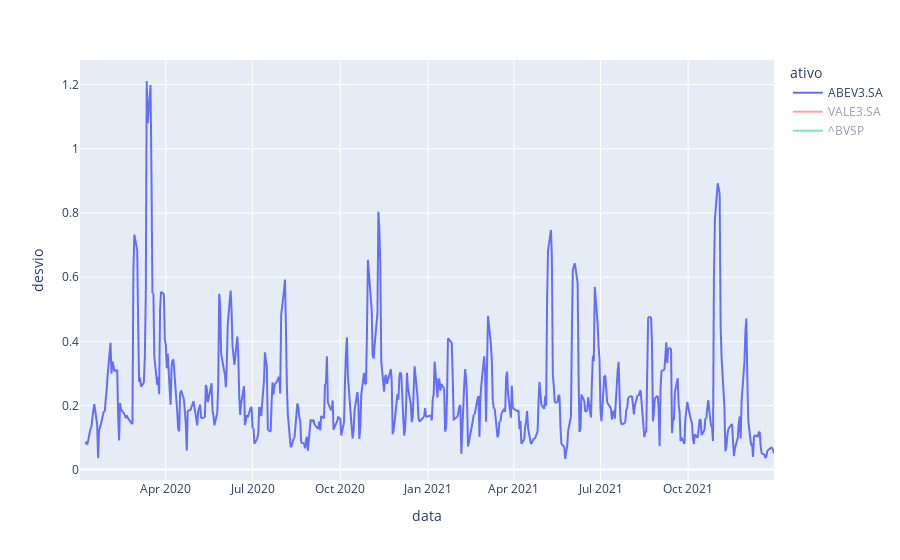

This figure's notebook cell:
### Code cell
df["desvio"] = df.groupby("ativo")["valor"].transform(lambda x: x.rolling(5).std())


fig = px.line(df, x="data", y="desvio", color="ativo")
fig.show()

### Figure 1 — Plotly figure (JSON) as saved in the notebook; plotly's stock layout.template omitted (floating-point values rounded to 4 significant figures; data arrays with more than 128 entries replaced by an {"elided": "..."} marker saying what was removed)
{"data": [{"hovertemplate": "ativo=ABEV3.SA<br>data=%{x}<br>desvio=%{y}<extra></extra>", "legendgroup": "ABEV3.SA", "line": {"color": "#636efa", "dash": "solid"}, "marker": {"symbol": "circle"}, "mode": "lines", "name": "ABEV3.SA", "showlegend": true, "type": "scattergl", "visible": true, "x": {"elided": "495 str values"}, "xaxis": "x", "y": {"elided": "495 float values"}, "yaxis": "y"}, {"hovertemplate": "ativo=VALE3.SA<br>data=%{x}<br>desvio=%{y}<extra></extra>", "legendgroup": "VALE3.SA", "line": {"color": "#EF553B", "dash": "solid"}, "marker": {"symbol": "circle"}, "mode": "lines", "name": "VALE3.SA", "showlegend": true, "type": "scattergl", "visible": "legendonly", "x": {"elided": "495 str values"}, "xaxis": "x", "y": {"elided": "495 float values"}, "yaxis": "y"}, {"hovertemplate": "ativo=^BVSP<br>data=%{x}<br>desvio=%{y}<extra></extra>", "legendgroup": "^BVSP", "line": {"color": "#00cc96", "dash": "solid"}, "marker": {"symbol": "circle"}, "mode": "lines", "name": "^BVSP", "showlegend": true, "type": "scattergl", "visible": "legendonly", "x": {"elided": "495 str values"}, "xaxis": "x", "y": {"elided": "495 float values"}, "yaxis": "y"}], "layout": {"autosize": true, "legend": {"title": {"text": "ativo"}, "tracegroupgap": 0}, "margin": {"t": 60}, "xaxis": {"anchor": "y", "autorange": true, "domain": [0, 1], "range": ["2020-01-02", "2021-12-30"], "title": {"text": "data"}, "type": "date"}, "yaxis": {"anchor": "x", "autorange": true, "domain": [0, 1], "range": [-0.03239, 1.277], "title": {"text": "desvio"}, "type": "linear"}}}
